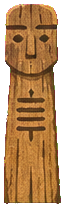
#> input picture art_src/atlas/rejects/korean_village_12.webp, 65 x 208 px
$ python strip_rim.py ../../art_src/atlas/rejects/korean_village_12.webp out.png
#> lines starting #> are read from the running program, lines starting #| are printed output that depends on the picture; after the words box and inside, x2 and y2 are one past the last pixel; in counts of white or black regions, pixels touching at a corner belong together
#> in strip_rim, im is the input picture: PIL image 65x208 RGBA; mean R, G, B, A 134.2, 95.9, 49.8, 189.6
#!/usr/bin/env python3
"""Remove the printed light-cream outline ("sticker border") that the generator draws around every card.
Critic r2: "uniform white sticker border screams vinyl sticker sheet". The 3D PaperCard edge and the paper_print rim
already show a thin cream core at the cut, so the printed rim is a double border.

Method: peel the silhouette ring by ring (1 px erosion steps). A ring counts as rim while most of its pixels are
light, low-saturation cream. Cream pixels inside the rim rings become transparent; coloured edge pixels stay.
The new cut is antialiased with a 1 px blurred keep-mask, then the card is re-trimmed so the subject still touches
the bottom edge (the hinge).
  python3 tools/art/strip_rim.py IN.png OUT.png      (single file, for previews)
  from strip_rim import strip_rim                     (used by publish_cards.py)"""
import sys
import numpy as np
from PIL import Image, ImageFilter


def _cream(rgb):
    r, g, b = rgb[..., 0], rgb[..., 1], rgb[..., 2]
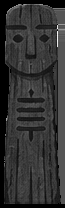
#> b: shape (208, 65) float32; min 0, max 0.973, mean 0.195
    mx = np.maximum(np.maximum(r, g), b)
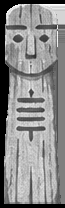
#> mx: shape (208, 65) float32; min 0, max 1, mean 0.541
    mn = np.minimum(np.minimum(r, g), b)
    sat = (mx - mn) / np.maximum(mx, 1e-3)
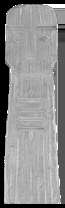
#> sat: shape (208, 65) float32; min 0, max 1, mean 0.555
    lum = 0.299 * r + 0.587 * g + 0.114 * b
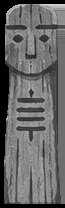
#> lum: shape (208, 65) float32; min 0, max 0.818, mean 0.4
    return (lum > 0.70) & (sat < 0.42) & (r >= b)
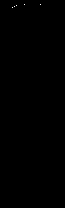
#> returned value: shape (208, 65) bool; 0.04% white in thin lines or dots, all inside (x1, y1, x2, y2) = (12, 4, 41, 8)


def strip_rim(im: Image.Image, max_frac=0.014, stop=0.45):
    im = im.convert("RGBA")
    a = np.asarray(im, dtype=np.float32) / 255.0
    rgb, alpha = a[..., :3], a[..., 3]
    cream = _cream(rgb)
    mask = Image.fromarray(((alpha > 0.5) * 255).astype(np.uint8))
#> mask: PIL image 65x208 L; 74.5% white; 1 black region, box (x1, y1, x2, y2) and area: (0, 0, 65, 208) 3454
    kmax = max(3, round(max_frac * max(im.size)))
#> kmax = 3
    remove = np.zeros(alpha.shape, bool)
    prev = np.asarray(mask) > 0
    rings = 0
    for i in range(kmax):
        mask = mask.filter(ImageFilter.MinFilter(3))
        cur = np.asarray(mask) > 0
        ring = prev & ~cur
        n = ring.sum()
        if n == 0:
            break
        frac = (ring & cream).sum() / n
        if frac < (stop if i > 0 else stop * 0.6):
            break
        remove |= ring & cream
        rings += 1
        prev = cur
#> this loop made 1 pass
#> (n, frac) on pass 1: (543, 0.00921)
#> remove: shape (208, 65) bool; every value is 0
#> after the loop, rings = 0
    # one more ring: the cream->ink transition pixels (lighter than the print, not quite cream)
    if rings:
        mask = mask.filter(ImageFilter.MinFilter(3))
        ring = prev & ~(np.asarray(mask) > 0)
        r_, g_, b_ = rgb[..., 0], rgb[..., 1], rgb[..., 2]
        lum = 0.299 * r_ + 0.587 * g_ + 0.114 * b_
        remove |= ring & (lum > 0.55) & (r_ >= b_)
    # also drop the semi-transparent fringe outside the solid silhouette when it is cream
    remove |= (alpha > 0) & (alpha <= 0.5) & cream
    # keep = the solid, non-removed silhouette grown by 1 px; anything outside it (old fringe) goes
    solid = (alpha > 0.5) & ~remove
    sm = Image.fromarray((solid * 255).astype(np.uint8)).filter(ImageFilter.MinFilter(3)).filter(ImageFilter.MaxFilter(3))  # drop specks
#> sm: PIL image 65x208 L; 74.4% white; 1 black region, box (x1, y1, x2, y2) and area: (0, 0, 65, 208) 3465
    keep = sm.filter(ImageFilter.MaxFilter(3)).filter(ImageFilter.GaussianBlur(0.7))
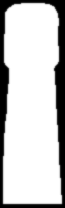
#> keep: PIL image 65x208 L; min 0, max 255, mean 199.8
    k = np.asarray(keep, dtype=np.float32) / 255.0
    na = np.minimum(alpha, k)
    na[na < 0.04] = 0.0
    out = np.dstack([rgb, na])
    res = Image.fromarray((out * 255 + 0.5).astype(np.uint8), "RGBA")
    bb = res.getchannel("A").point(lambda v: 255 if v > 8 else 0).getbbox()
#> bb = (4, 4, 61, 204)
    if bb:
        res = res.crop(bb)
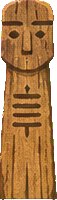
#> res: PIL image 57x200 RGBA; mean R, G, B, A 152.1, 104.8, 53.1, 224.7; transparent parts drawn white
    return res, rings


if __name__ == "__main__":
    r, n = strip_rim(Image.open(sys.argv[1]))
#> n = 0
    r.save(sys.argv[2])
    print("rings", n, r.size)
#| rings 0 (57, 200)
